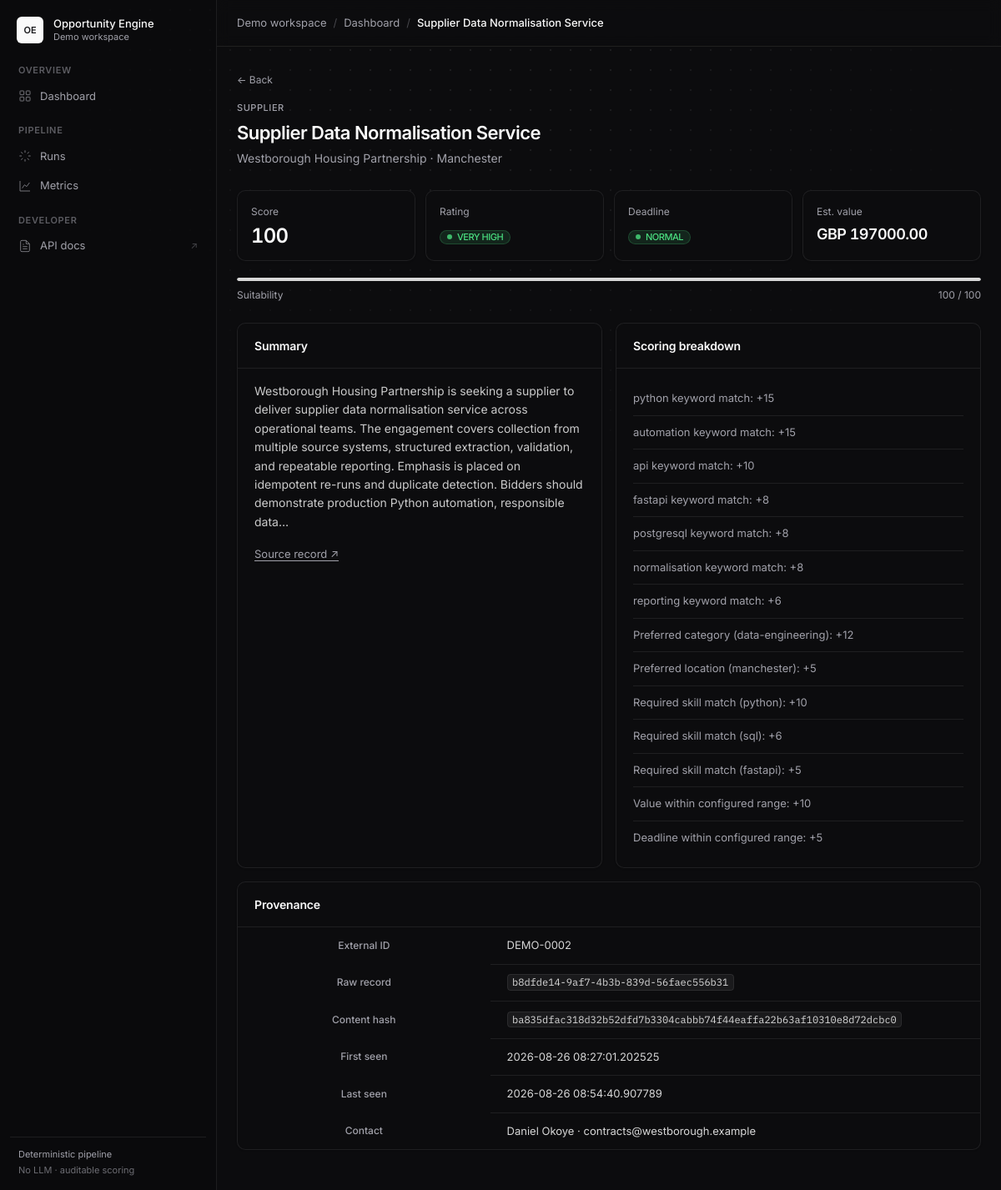
The app's page /opportunities/0f54501a435840b1b6931fa77a7517bd with its own data.
### app/db/models/opportunity.py (models this page shows)
class Opportunity(TimestampMixin, Base):
    __tablename__ = "opportunities"
    __table_args__ = (
        UniqueConstraint("source_id", "external_id", name="uq_opportunity_source_external"),
        Index("ix_opportunity_score", "score"),
        Index("ix_opportunity_deadline", "deadline_at"),
        Index("ix_opportunity_status", "status"),
        Index("ix_opportunity_rating", "score_rating"),
        Index("ix_opportunity_first_seen", "first_seen_at"),
        Index("ix_opportunity_org", "organisation"),
        Index("ix_opportunity_hash", "content_hash"),
        Index("ix_opportunity_canonical_url", "canonical_url"),
        Index("ix_opportunity_fingerprint", "fingerprint"),
    )
    id: Mapped[uuid.UUID] = mapped_column(Uuid(as_uuid=True), primary_key=True, default=new_uuid)
    source_id: Mapped[uuid.UUID] = mapped_column(
        Uuid(as_uuid=True), ForeignKey("sources.id"), nullable=False, index=True
    )
    raw_opportunity_id: Mapped[uuid.UUID | None] = mapped_column(
        Uuid(as_uuid=True), ForeignKey("raw_opportunities.id"), nullable=True
    )
    external_id: Mapped[str | None] = mapped_column(String(255), nullable=True)
    title: Mapped[str] = mapped_column(String(500), nullable=False)
    organisation: Mapped[str | None] = mapped_column(String(300), nullable=True)
    description: Mapped[str | None] = mapped_column(Text, nullable=True)
    summary: Mapped[str | None] = mapped_column(Text, nullable=True)
    category: Mapped[str | None] = mapped_column(String(120), nullable=True, index=True)
    location: Mapped[str | None] = mapped_column(String(200), nullable=True)
    country: Mapped[str | None] = mapped_column(String(100), nullable=True)
    remote_status: Mapped[str] = mapped_column(
        String(20), nullable=False, default=RemoteStatus.UNKNOWN
    )
    procurement_type: Mapped[str] = mapped_column(
        String(30), nullable=False, default=ProcurementType.OTHER
    )
    contract_type: Mapped[str] = mapped_column(
        String(40), nullable=False, default=ContractType.UNKNOWN
    )
    currency: Mapped[str | None] = mapped_column(String(3), nullable=True)
    minimum_value: Mapped[Decimal | None] = mapped_column(Numeric(18, 2), nullable=True)
    maximum_value: Mapped[Decimal | None] = mapped_column(Numeric(18, 2), nullable=True)
    estimated_value: Mapped[Decimal | None] = mapped_column(Numeric(18, 2), nullable=True)
    published_at: Mapped[datetime | None] = mapped_column(DateTime(timezone=True), nullable=True)
    deadline_at: Mapped[datetime | None] = mapped_column(DateTime(timezone=True), nullable=True)
    source_url: Mapped[str | None] = mapped_column(Text, nullable=True)
    canonical_url: Mapped[str | None] = mapped_column(Text, nullable=True)
    contact_name: Mapped[str | None] = mapped_column(String(200), nullable=True)
    contact_email: Mapped[str | None] = mapped_column(String(254), nullable=True)
    requirements: Mapped[str | None] = mapped_column(Text, nullable=True)
    skills: Mapped[list[str]] = mapped_column(JSON, nullable=False, default=list)
    keywords: Mapped[list[str]] = mapped_column(JSON, nullable=False, default=list)
    status: Mapped[str] = mapped_column(
        String(20), nullable=False, default=OpportunityStatus.OPEN, index=True
    )
    score: Mapped[int] = mapped_column(Integer, nullable=False, default=0)
    score_rating: Mapped[str] = mapped_column(
        String(20), nullable=False, default=ScoreRating.VERY_LOW
    )
    score_reasons: Mapped[list[str]] = mapped_column(JSON, nullable=False, default=list)
    deadline_status: Mapped[str] = mapped_column(
        String(20), nullable=False, default=DeadlineStatus.UNKNOWN
    )
    days_remaining: Mapped[int | None] = mapped_column(Integer, nullable=True)
    first_seen_at: Mapped[datetime] = mapped_column(DateTime(timezone=True), nullable=False)
    last_seen_at: Mapped[datetime] = mapped_column(DateTime(timezone=True), nullable=False)
    content_hash: Mapped[str] = mapped_column(String(64), nullable=False)
    fingerprint: Mapped[str] = mapped_column(String(64), nullable=False)
    normalised_title: Mapped[str | None] = mapped_column(String(500), nullable=True)
    normalised_organisation: Mapped[str | None] = mapped_column(String(300), nullable=True)
    source: Mapped[Source] = relationship(back_populates="opportunities")
    raw_opportunity: Mapped[RawOpportunity | None] = relationship(back_populates="opportunity")
    history: Mapped[list[OpportunityHistory]] = relationship(back_populates="opportunity")

### app/dashboard/routes.py (the view)
@router.get("/opportunities/{opportunity_id}", response_class=HTMLResponse)
async def dashboard_opportunity(
    opportunity_id: UUID, request: Request, session: AsyncSession = Depends(db_session)
) -> HTMLResponse:
    item = await OpportunityRepository(session).get(opportunity_id)
    if item is None:
        raise HTTPException(status_code=404, detail="Opportunity not found")
    return request.app.state.templates.TemplateResponse(request, "opportunity.html", {"item": item})

### app/dashboard/templates/opportunity.html (shortened to what this page needs)
{% extends "base.html" %}
{% block breadcrumb %}
<span class="breadcrumb-root">Demo workspace</span>
<span class="breadcrumb-sep">/</span>
<a href="/" class="breadcrumb-root">Dashboard</a>
<span class="breadcrumb-sep">/</span>
<span class="breadcrumb-current">{{ item.title[:40] }}{% if item.title|length > 40 %}…{% endif %}</span>
{% endblock %}
{% block content %}
<a class="back-link" href="/">← Back</a>
<header class="page-intro">
  <span class="procurement-tag">{{ item.procurement_type or "Opportunity" }}</span>
  <h1>{{ item.title }}</h1>
  <p>{{ item.organisation or "Unknown organisation" }} · {{ item.location or "Location unknown" }}</p>
</header>
<section class="detail-stats" aria-label="Opportunity metrics">
  <div class="stat-card">
    <span class="stat-label">Score</span>
    <span class="stat-value">{{ item.score }}</span>
  </div>
  <div class="stat-card">
    <span class="stat-label">Rating</span>
    <span class="stat-value" style="font-size:16px;padding-top:4px"><span class="badge score-{{ item.score_rating }}">{{ item.score_rating.replace('_', ' ') }}</span></span>
  </div>
  <div class="stat-card">
    <span class="stat-label">Deadline</span>
    <span class="stat-value" style="font-size:16px;padding-top:4px"><span class="badge deadline-{{ item.deadline_status }}">{{ item.deadline_status }}</span></span>
  </div>
  <div class="stat-card">
    <span class="stat-label">Est. value</span>
    <span class="stat-value" style="font-size:18px">{{ item.currency or "" }} {{ item.estimated_value or "—" }}</span>
  </div>
</section>
<div class="score-bar">
  <div class="score-bar-track">
    <div class="score-bar-fill" style="width: {{ [item.score, 100]|min }}%"></div>
  </div>
  <div class="score-bar-meta">
    <span>Suitability</span>
    <span>{{ item.score }} / 100</span>
  </div>
</div>
<div class="detail-grid">
  <section class="card">
    <div class="card-header"><h2>Summary</h2></div>
    <div class="card-body card-body--padded">
      <p style="margin:0;font-size:14px;color:rgba(250,250,250,0.8);line-height:1.6">{{ item.summary or item.description or "No description available." }}</p>
      {% if item.source_url %}
      <p style="margin:16px 0 0"><a href="{{ item.source_url }}" target="_blank" rel="noopener" style="font-size:13px;color:var(--muted-foreground);text-decoration:underline;text-underline-offset:3px">Source record ↗</a></p>
      {% endif %}
    </div>
  </section>
  <section class="card">
    <div class="card-header"><h2>Scoring breakdown</h2></div>
    <div class="card-body card-body--padded">
      <ul class="reason-list">
        {% for reason in item.score_reasons %}
          <li>{{ reason }}</li>
        {% else %}
          <li>No scoring reasons recorded.</li>
        {% endfor %}
      </ul>
    </div>
  </section>
</div>
<section class="card">
  <div class="card-header"><h2>Provenance</h2></div>
  <div class="card-body">
    <div class="table-wrap">
      <table class="meta-table">
        <tbody>
          <tr><th>External ID</th><td>{{ item.external_id or "—" }}</td></tr>
          <tr><th>Raw record</th><td><code>{{ item.raw_opportunity_id or "—" }}</code></td></tr>
          <tr><th>Content hash</th><td><code>{{ item.content_hash }}</code></td></tr>
          <tr><th>First seen</th><td>{{ item.first_seen_at }}</td></tr>
          <tr><th>Last seen</th><td>{{ item.last_seen_at }}</td></tr>
          <tr><th>Contact</th><td>{{ item.contact_name or "—" }}{% if item.contact_email %} · {{ item.contact_email }}{% endif %}</td></tr>
        </tbody>
      </table>
    </div>
  </div>
</section>
{% endblock %}

### app/dashboard/templates/base.html (shortened to what this page needs)
<!DOCTYPE html>
<html lang="en">
<head>
  <link rel="stylesheet" href="/static/style.css">
</head>
<body>
  <div class="app">
    <aside class="sidebar" aria-label="Sidebar">
      <div class="workspace">
        <div class="workspace-avatar" aria-hidden="true">OE</div>
        <div class="workspace-meta">
          <span class="workspace-name">Opportunity Engine</span>
          <span class="workspace-plan">Demo workspace</span>
        </div>
      </div>
      <nav class="sidebar-nav" aria-label="Primary">
        <div class="nav-group">
          <span class="nav-heading">Overview</span>
          <a href="/" class="nav-item{% if request.url.path == '/' %} is-active{% endif %}">
            <svg class="nav-icon" viewBox="0 0 24 24" fill="none" stroke="currentColor" stroke-width="1.5"><rect x="3" y="3" width="7" height="7" rx="1"/><rect x="14" y="3" width="7" height="7" rx="1"/><rect x="3" y="14" width="7" height="7" rx="1"/><rect x="14" y="14" width="7" height="7" rx="1"/></svg>
            Dashboard
          </a>
        </div>
        <div class="nav-group">
          <span class="nav-heading">Pipeline</span>
          <a href="/runs" class="nav-item{% if request.url.path == '/runs' %} is-active{% endif %}">
            <svg class="nav-icon" viewBox="0 0 24 24" fill="none" stroke="currentColor" stroke-width="1.5"><path d="M12 2v4M12 18v4M4.93 4.93l2.83 2.83M16.24 16.24l2.83 2.83M2 12h4M18 12h4M4.93 19.07l2.83-2.83M16.24 7.76l2.83-2.83"/></svg>
            Runs
          </a>
          <a href="/metrics" class="nav-item{% if request.url.path == '/metrics' %} is-active{% endif %}">
            <svg class="nav-icon" viewBox="0 0 24 24" fill="none" stroke="currentColor" stroke-width="1.5"><path d="M3 3v18h18"/><path d="M7 16l4-6 4 3 5-7"/></svg>
            Metrics
          </a>
        </div>
        <div class="nav-group">
          <span class="nav-heading">Developer</span>
          <a href="/docs" class="nav-item nav-item--external">
            <svg class="nav-icon" viewBox="0 0 24 24" fill="none" stroke="currentColor" stroke-width="1.5"><path d="M14 2H6a2 2 0 0 0-2 2v16a2 2 0 0 0 2 2h12a2 2 0 0 0 2-2V8z"/><path d="M14 2v6h6M16 13H8M16 17H8M10 9H8"/></svg>
            API docs
          </a>
        </div>
      </nav>
      <div class="sidebar-foot">
        <p>Deterministic pipeline</p>
        <p class="sidebar-foot-sub">No LLM · auditable scoring</p>
      </div>
    </aside>
    <div class="main">
      <header class="page-topbar">
        <div class="breadcrumb">
          {% block breadcrumb %}{% endblock %}
        </div>
      </header>
      <main id="main" class="page-content">
        {% block content %}{% endblock %}
      </main>
    </div>
  </div>
</body>
</html>

### records on screen
Opportunity: title "Supplier Data Normalisation Service", procurement_type "SUPPLIER", organisation "Westborough Housing Partnership", location "Manchester", score "100", score_rating.replace "VERY HIGH", deadline_status "NORMAL", currency "GBP", estimated_value "197000.00", summary "Westborough Housing Partnership is seeking a supplier to deliver supplier data normalisation service across operational teams. The engagement covers collection from multiple source systems, structured extraction, validation, and repeatable reporting. Emphasis is placed on idempotent re-runs and duplicate detection. Bidders should demonstrate production Python automation, responsible data…", external "DEMO-0002", raw_opportunity "b8dfde14-9af7-4b3b-839d-56faec556b31", content_hash "ba835dfac318d32b52dfd7b3304cabbb74f44eaffa22b63af10310e8d72dcbc0", first_seen_at "2026-08-26 08:27:01.202525", last_seen_at "2026-08-26 08:54:40.907789", contact_name "Daniel Okoye", contact_email "contracts@westborough.example"

### other values on screen
{{ reason }} "python keyword match: +15" "automation keyword match: +15" "api keyword match: +10" "fastapi keyword match: +8" "postgresql keyword match: +8" "normalisation keyword match: +8" "reporting keyword match: +6" "Preferred category (data-engineering): +12" "Preferred location (manchester): +5" "Required skill match (python): +10" "Required skill match (sql): +6" "Required skill match (fastapi): +5" "Value within configured range: +10" "Deadline within configured range: +5"
